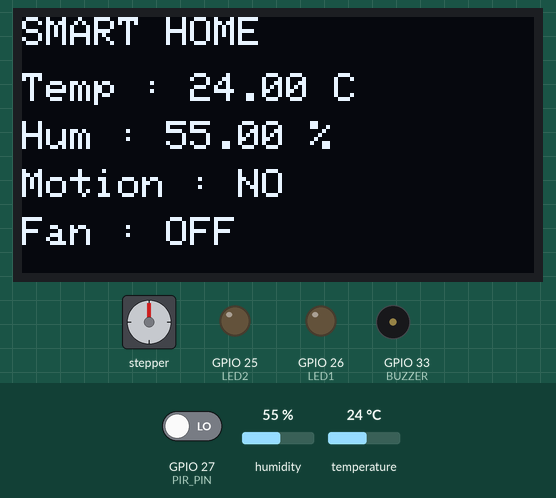
Simulated run of this sketch. Board: ESP32. On the bench: 128×64 one-colour display, stepper motor, output pins drawn as LEDs (lit = HIGH), buzzer (waves = sounding, pin HIGH). The test bench sets the inputs (shaded band); at power-on: GPIO 27 (PIR_PIN) LOW, humidity 55 %, temperature 24 °C. WiFi joins after 1.5 s; servers stay silent unless stated; uploads are accepted with an empty reply; stepper angles assume 2048 steps per turn; what the sketch prints to the serial monitor is not drawn.

Above: at 4.8 s.
4.9 s: GPIO 27 (PIR_PIN) driven HIGH
At 6.01 s:
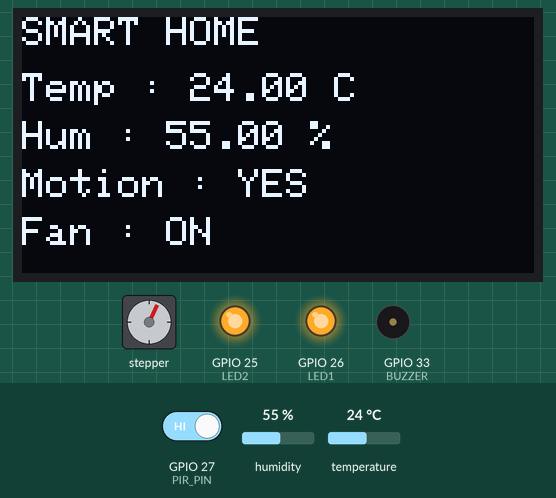
7.3 s: humidity set to 22 %
At 8.44 s:
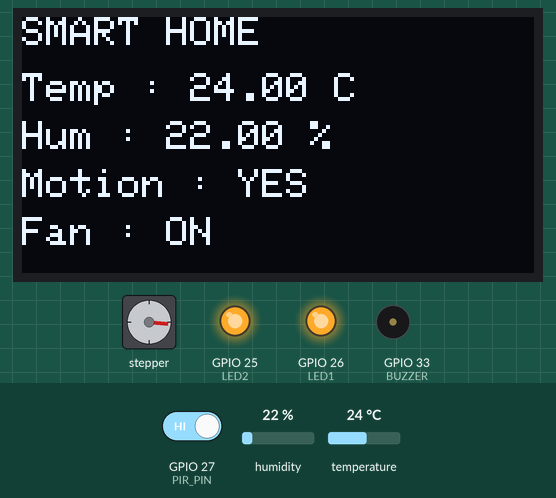
10.2 s: GPIO 27 (PIR_PIN) driven LOW
At 11.5 s:
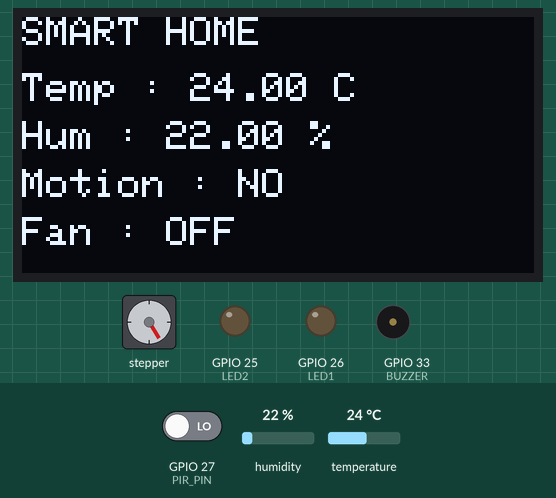
11.8 s: temperature set to 12 °C
At 13.4 s:
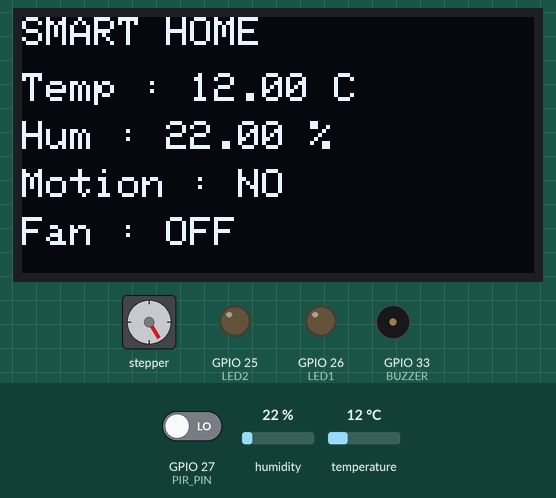
13.7 s: GPIO 27 (PIR_PIN) driven HIGH
At 15.4 s:
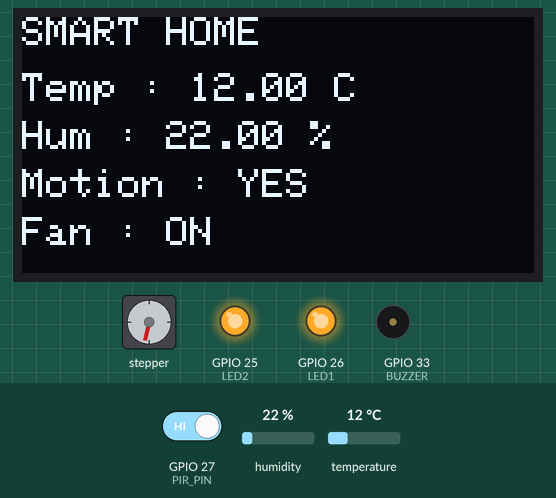
15.9 s: humidity set to 40 %
At 17.83 s:
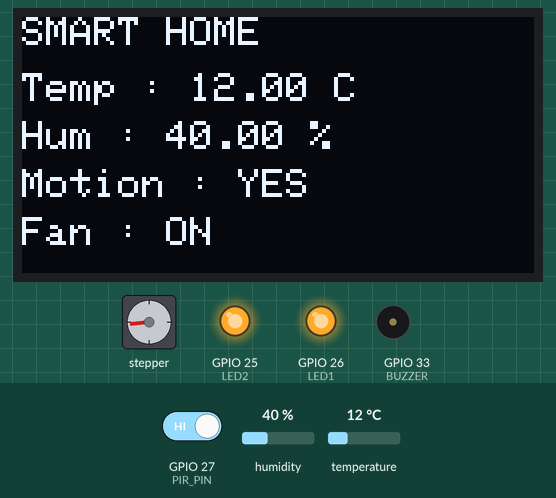
Timing chart, 0 to 21.5 s (numbered marks = the images above; inputs shaded):
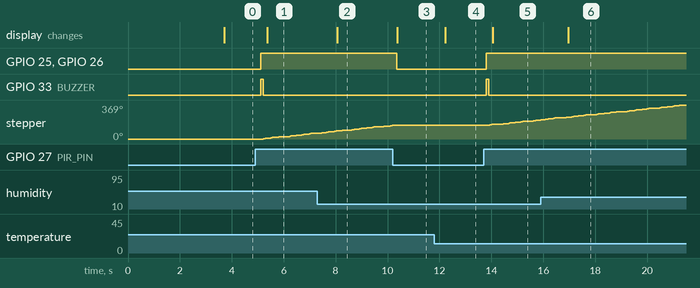

The sketch:

ESP32_1_Home_Automation_with_manual_overdrive.ino
```cpp
#include <Wire.h>
#include <Adafruit_GFX.h>
#include <Adafruit_SSD1306.h>
#include <DHT.h>
#include <Stepper.h>
#include <WiFi.h>
#include <HTTPClient.h>

// ================= WIFI + SERVER CONFIG =================
// Set these to match your network and your laptop's IP address.
// Find your laptop's IP with `ipconfig` (Windows) or `ifconfig`/`ip addr` (Mac/Linux).
// The ESP32 and your laptop must be on the SAME WiFi network.
const char* WIFI_SSID     = "OnePlus";
const char* WIFI_PASSWORD = "6789012345";
const char* SERVER_URL    = "http://10.168.142.217:3000/api/update/home"; // <-- change IP
// ==========================================================

#define SCREEN_WIDTH 128
#define SCREEN_HEIGHT 64

Adafruit_SSD1306 display(SCREEN_WIDTH, SCREEN_HEIGHT, &Wire, -1);

// DHT11
#define DHTPIN 4
#define DHTTYPE DHT11

// PIR
#define PIR_PIN 27

// LEDs
#define LED1 26
#define LED2 25

// Buzzer
#define BUZZER 33

DHT dht(DHTPIN, DHTTYPE);

// Stepper
const int stepsPerRevolution = 2048;
Stepper fanStepper(stepsPerRevolution, 18, 23, 19, 5);

float temp = 0;
float hum = 0;

unsigned long lastDHTRead = 0;
unsigned long lastPost = 0;
const unsigned long POST_INTERVAL_MS = 1000; // send data every 1s -> low latency, won't flood the server

bool previousMotion = false;
bool actuatorsEnabled = true; // set by the dashboard's Connect/Disconnect override buttons

void connectWiFi() {
  Serial.print("Connecting to WiFi");
  WiFi.begin(WIFI_SSID, WIFI_PASSWORD);
  while (WiFi.status() != WL_CONNECTED) {
    delay(400);
    Serial.print(".");
  }
  Serial.println();
  Serial.print("Connected! IP address: ");
  Serial.println(WiFi.localIP());
}

void sendData(float t, float h, bool motion, bool fan) {
  if (WiFi.status() != WL_CONNECTED) return;

  HTTPClient http;
  http.begin(SERVER_URL);
  http.addHeader("Content-Type", "application/json");
  http.setTimeout(2000); // don't let a slow/dead server block the loop for long

  // Small, dependency-free JSON build (avoids needing ArduinoJson)
  String payload = "{";
  payload += "\"temp\":" + String(t, 1) + ",";
  payload += "\"hum\":" + String(h, 1) + ",";
  payload += "\"motion\":" + String(motion ? "true" : "false") + ",";
  payload += "\"fan\":" + String(fan ? "true" : "false");
  payload += "}";

  int code = http.POST(payload);
  if (code > 0) {
    String response = http.getString();
    // Simple substring check for "enabled":true/false (no ArduinoJson dependency).
    // The dashboard's Connect/Disconnect buttons control this flag on the server.
    if (response.indexOf("\"enabled\":false") != -1) {
      actuatorsEnabled = false;
    } else if (response.indexOf("\"enabled\":true") != -1) {
      actuatorsEnabled = true;
    }
  } else {
    Serial.print("HTTP POST failed: ");
    Serial.println(http.errorToString(code));
  }
  http.end();
}

void setup()
{
  Serial.begin(115200);

  pinMode(PIR_PIN, INPUT);

  pinMode(LED1, OUTPUT);
  pinMode(LED2, OUTPUT);
  pinMode(BUZZER, OUTPUT);

  digitalWrite(LED1, LOW);
  digitalWrite(LED2, LOW);
  digitalWrite(BUZZER, LOW);

  fanStepper.setSpeed(12);

  dht.begin();

  Wire.begin(21, 22);

  if (!display.begin(SSD1306_SWITCHCAPVCC, 0x3C))
  {
    Serial.println("OLED Failed");
    while (true);
  }

  display.clearDisplay();
  display.setTextSize(2);
  display.setTextColor(WHITE);

  display.setCursor(10, 20);
  display.println("SMART");

  display.setCursor(18, 42);
  display.println("HOME");

  display.display();

  delay(2000);

  connectWiFi();
}

void loop()
{
  if (millis() - lastDHTRead >= 2000)
  {
    lastDHTRead = millis();

    float t = dht.readTemperature();
    float h = dht.readHumidity();

    if (!isnan(t) && !isnan(h))
    {
      temp = t;
      hum = h;
    }
  }

  int motion = digitalRead(PIR_PIN);
  bool fanOn = false;

  if (!actuatorsEnabled)
  {
    // Manually disconnected from the dashboard: force everything to a safe, idle state.
    // Sensors keep being read and reported so the board can be reconnected remotely.
    digitalWrite(LED1, LOW);
    digitalWrite(LED2, LOW);
    digitalWrite(BUZZER, LOW);
  }
  else if (motion)
  {
    digitalWrite(LED1, HIGH);
    digitalWrite(LED2, HIGH);

    if (!previousMotion)
    {
      digitalWrite(BUZZER, HIGH);
      delay(100);
      digitalWrite(BUZZER, LOW);
    }

    // Fan rotates
    fanStepper.step(50);
    fanOn = true;
  }
  else
  {
    digitalWrite(LED1, LOW);
    digitalWrite(LED2, LOW);
  }

  previousMotion = motion;

  Serial.println("-------------------------");

  Serial.print("Temperature : ");
  Serial.print(temp);
  Serial.println(" C");

  Serial.print("Humidity : ");
  Serial.print(hum);
  Serial.println(" %");

  Serial.print("Motion : ");
  Serial.println(motion ? "Detected" : "No Motion");

  Serial.print("Fan : ");
  Serial.println(fanOn ? "ON" : "OFF");

  if (!actuatorsEnabled) {
    Serial.println("** MANUALLY DISCONNECTED FROM DASHBOARD - ACTUATORS PAUSED **");
  }

  display.clearDisplay();

  display.setTextSize(1);

  display.setCursor(0, 0);
  display.println("SMART HOME");

  display.setCursor(0, 14);
  display.print("Temp : ");
  display.print(temp);
  display.print(" C");

  display.setCursor(0, 26);
  display.print("Hum : ");
  display.print(hum);
  display.print(" %");

  display.setCursor(0, 38);
  display.print("Motion : ");
  display.print(motion ? "YES" : "NO");

  display.setCursor(0, 50);
  display.print("Fan : ");
  display.print(fanOn ? "ON" : "OFF");
  if (!actuatorsEnabled) {
    display.print(" (PAUSED)");
  }

  display.display();

  // ---- Send live data to the dashboard server ----
  if (millis() - lastPost >= POST_INTERVAL_MS)
  {
    lastPost = millis();
    sendData(temp, hum, motion, fanOn);
  }

  delay(100);
}
```

Measured:
- after the input at 4.9 s, GPIO 25 (LED2), GPIO 26 (LED1): LOW → HIGH after 0.21 s; GPIO 33 (BUZZER): LOW → HIGH after 0.21 s, → LOW 0.10 s later; stepper: keeps turning clockwise at about 33°/s, starting after 0.31 s; the display: changes after 0.46 s (image 1)
- after the input at 7.3 s, the display: changes after 0.77 s (image 2)
- after the input at 10.2 s, GPIO 25 (LED2), GPIO 26 (LED1): HIGH → LOW after 0.15 s; stepper: stops changing and stays 149°; the display: changes after 0.18 s (image 3)
- after the input at 11.8 s, the display: changes after 0.42 s (image 4)
- after the input at 13.7 s, GPIO 25 (LED2), GPIO 26 (LED1): LOW → HIGH after 0.11 s; GPIO 33 (BUZZER): LOW → HIGH after 0.11 s, → LOW 0.10 s later; stepper: keeps turning clockwise at about 29°/s, starting after 0.21 s; the display: changes after 0.36 s (image 5)
- after the input at 15.9 s, the display: changes after 1.1 s (image 6)
